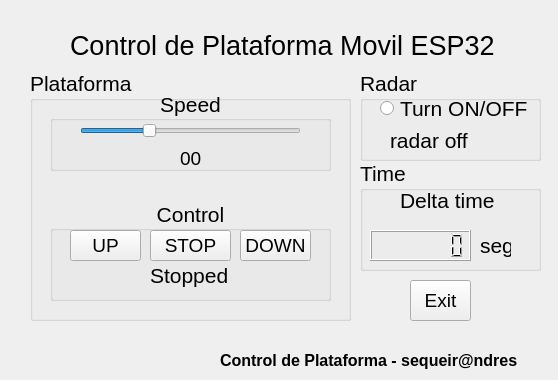
<?xml version="1.0" encoding="UTF-8"?>
<ui version="4.0">
 <class>Form</class>
 <widget class="QWidget" name="Form">
  <property name="geometry">
   <rect>
    <x>0</x>
    <y>0</y>
    <width>558</width>
    <height>380</height>
   </rect>
  </property>
  <property name="windowTitle">
   <string>Form</string>
  </property>
  <widget class="QGroupBox" name="groupBox">
   <property name="geometry">
    <rect>
     <x>30</x>
     <y>70</y>
     <width>321</width>
     <height>251</height>
    </rect>
   </property>
   <property name="font">
    <font>
     <pointsize>16</pointsize>
    </font>
   </property>
   <property name="title">
    <string>Plataforma</string>
   </property>
   <widget class="QGroupBox" name="groupBox_3">
    <property name="geometry">
     <rect>
      <x>20</x>
      <y>20</y>
      <width>281</width>
      <height>81</height>
     </rect>
    </property>
    <property name="title">
     <string>Speed</string>
    </property>
    <property name="alignment">
     <set>Qt::AlignCenter</set>
    </property>
    <widget class="QSlider" name="SliderSpeed">
     <property name="geometry">
      <rect>
       <x>30</x>
       <y>30</y>
       <width>221</width>
       <height>22</height>
      </rect>
     </property>
     <property name="maximum">
      <number>100</number>
     </property>
     <property name="singleStep">
      <number>10</number>
     </property>
     <property name="value">
      <number>30</number>
     </property>
     <property name="orientation">
      <enum>Qt::Horizontal</enum>
     </property>
    </widget>
    <widget class="QLabel" name="labelSpeed">
     <property name="geometry">
      <rect>
       <x>130</x>
       <y>60</y>
       <width>71</width>
       <height>16</height>
      </rect>
     </property>
     <property name="font">
      <font>
       <pointsize>14</pointsize>
      </font>
     </property>
     <property name="text">
      <string>00</string>
     </property>
    </widget>
   </widget>
   <widget class="QGroupBox" name="groupBox_4">
    <property name="geometry">
     <rect>
      <x>20</x>
      <y>130</y>
      <width>281</width>
      <height>101</height>
     </rect>
    </property>
    <property name="title">
     <string>Control</string>
    </property>
    <property name="alignment">
     <set>Qt::AlignCenter</set>
    </property>
    <widget class="QPushButton" name="ButtonMoveUp">
     <property name="geometry">
      <rect>
       <x>20</x>
       <y>30</y>
       <width>71</width>
       <height>31</height>
      </rect>
     </property>
     <property name="font">
      <font>
       <pointsize>14</pointsize>
      </font>
     </property>
     <property name="text">
      <string>UP</string>
     </property>
    </widget>
    <widget class="QPushButton" name="ButtonStop">
     <property name="geometry">
      <rect>
       <x>100</x>
       <y>30</y>
       <width>81</width>
       <height>31</height>
      </rect>
     </property>
     <property name="font">
      <font>
       <pointsize>14</pointsize>
      </font>
     </property>
     <property name="text">
      <string>STOP</string>
     </property>
    </widget>
    <widget class="QPushButton" name="ButtonMoveDown">
     <property name="geometry">
      <rect>
       <x>190</x>
       <y>30</y>
       <width>71</width>
       <height>31</height>
      </rect>
     </property>
     <property name="font">
      <font>
       <pointsize>14</pointsize>
      </font>
     </property>
     <property name="text">
      <string>DOWN</string>
     </property>
    </widget>
    <widget class="QLabel" name="labelControl">
     <property name="geometry">
      <rect>
       <x>100</x>
       <y>60</y>
       <width>121</width>
       <height>31</height>
      </rect>
     </property>
     <property name="text">
      <string>Stopped</string>
     </property>
    </widget>
   </widget>
  </widget>
  <widget class="QGroupBox" name="groupBox_2">
   <property name="geometry">
    <rect>
     <x>360</x>
     <y>70</y>
     <width>181</width>
     <height>91</height>
    </rect>
   </property>
   <property name="font">
    <font>
     <pointsize>16</pointsize>
    </font>
   </property>
   <property name="title">
    <string>Radar</string>
   </property>
   <widget class="QRadioButton" name="ButtonRadarOn">
    <property name="geometry">
     <rect>
      <x>20</x>
      <y>30</y>
      <width>151</width>
      <height>17</height>
     </rect>
    </property>
    <property name="text">
     <string>Turn ON/OFF</string>
    </property>
   </widget>
   <widget class="QLabel" name="labelRadar">
    <property name="geometry">
     <rect>
      <x>30</x>
      <y>60</y>
      <width>81</width>
      <height>20</height>
     </rect>
    </property>
    <property name="text">
     <string>radar off</string>
    </property>
   </widget>
  </widget>
  <widget class="QPushButton" name="ButtonExit">
   <property name="geometry">
    <rect>
     <x>410</x>
     <y>280</y>
     <width>61</width>
     <height>41</height>
    </rect>
   </property>
   <property name="font">
    <font>
     <pointsize>14</pointsize>
    </font>
   </property>
   <property name="text">
    <string>Exit</string>
   </property>
  </widget>
  <widget class="QLabel" name="label">
   <property name="geometry">
    <rect>
     <x>70</x>
     <y>30</y>
     <width>431</width>
     <height>31</height>
    </rect>
   </property>
   <property name="font">
    <font>
     <pointsize>20</pointsize>
    </font>
   </property>
   <property name="text">
    <string>Control de Plataforma Movil ESP32</string>
   </property>
  </widget>
  <widget class="QLabel" name="label_5">
   <property name="geometry">
    <rect>
     <x>220</x>
     <y>340</y>
     <width>321</width>
     <height>41</height>
    </rect>
   </property>
   <property name="font">
    <font>
     <pointsize>12</pointsize>
     <weight>75</weight>
     <bold>true</bold>
    </font>
   </property>
   <property name="text">
    <string>Control de Plataforma - sequeir@ndres</string>
   </property>
  </widget>
  <widget class="QGroupBox" name="groupBox_5">
   <property name="geometry">
    <rect>
     <x>360</x>
     <y>160</y>
     <width>181</width>
     <height>111</height>
    </rect>
   </property>
   <property name="font">
    <font>
     <pointsize>16</pointsize>
    </font>
   </property>
   <property name="title">
    <string>Time </string>
   </property>
   <widget class="QLCDNumber" name="lcdTime">
    <property name="geometry">
     <rect>
      <x>10</x>
      <y>70</y>
      <width>101</width>
      <height>31</height>
     </rect>
    </property>
    <property name="font">
     <font>
      <family>Arial Black</family>
      <pointsize>8</pointsize>
      <weight>75</weight>
      <bold>true</bold>
     </font>
    </property>
    <property name="smallDecimalPoint">
     <bool>true</bool>
    </property>
    <property name="digitCount">
     <number>6</number>
    </property>
    <property name="value" stdset="0">
     <double>0.000000000000000</double>
    </property>
    <property name="intValue" stdset="0">
     <number>0</number>
    </property>
   </widget>
   <widget class="QLabel" name="label_2">
    <property name="geometry">
     <rect>
      <x>40</x>
      <y>30</y>
      <width>111</width>
      <height>20</height>
     </rect>
    </property>
    <property name="text">
     <string>Delta time</string>
    </property>
   </widget>
   <widget class="QLabel" name="label_3">
    <property name="geometry">
     <rect>
      <x>120</x>
      <y>70</y>
      <width>31</width>
      <height>31</height>
     </rect>
    </property>
    <property name="text">
     <string>seg</string>
    </property>
   </widget>
  </widget>
 </widget>
 <resources/>
 <connections/>
</ui>
